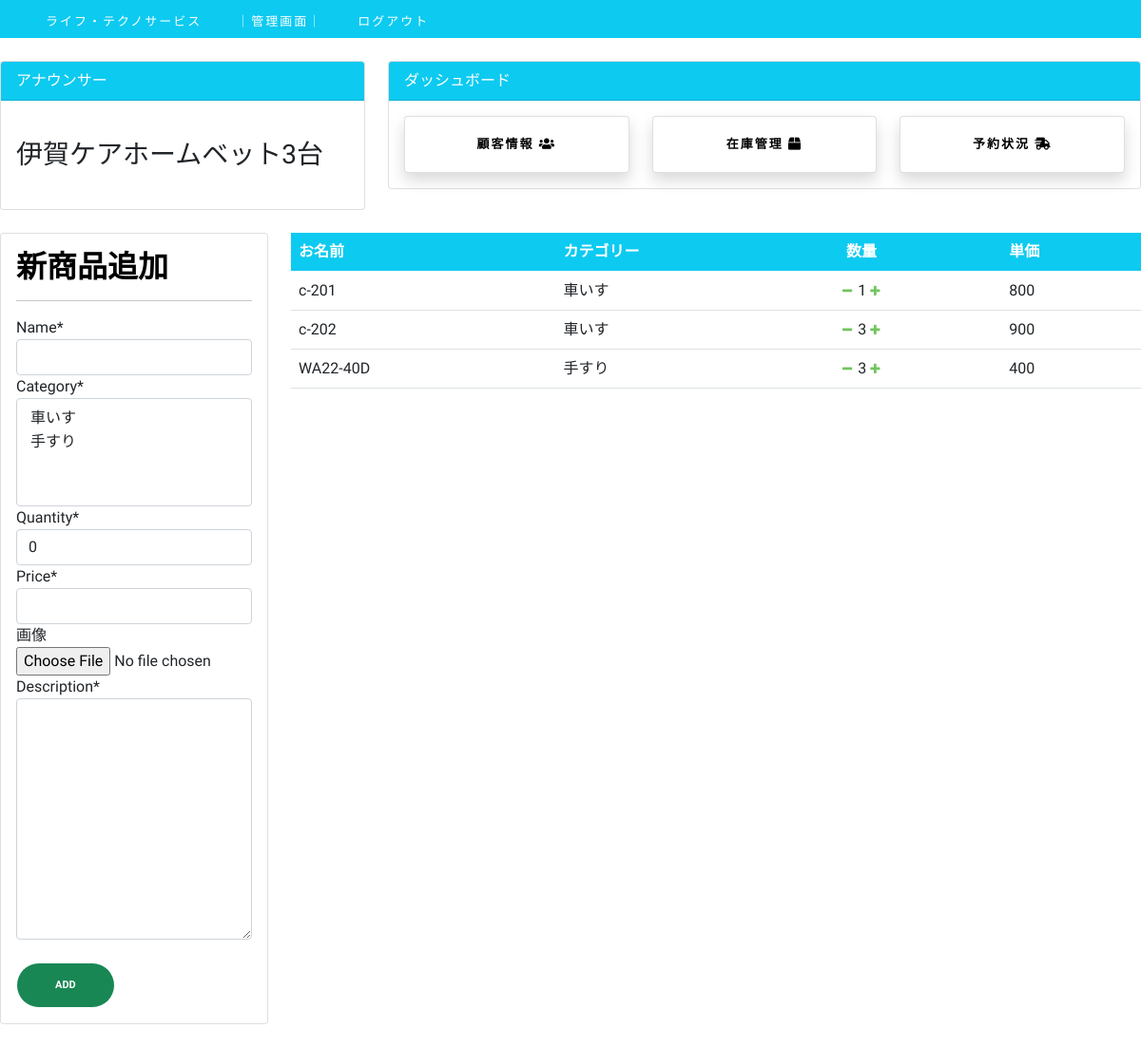
Page /dashboard/item/ (signed in) on the earlier database version.
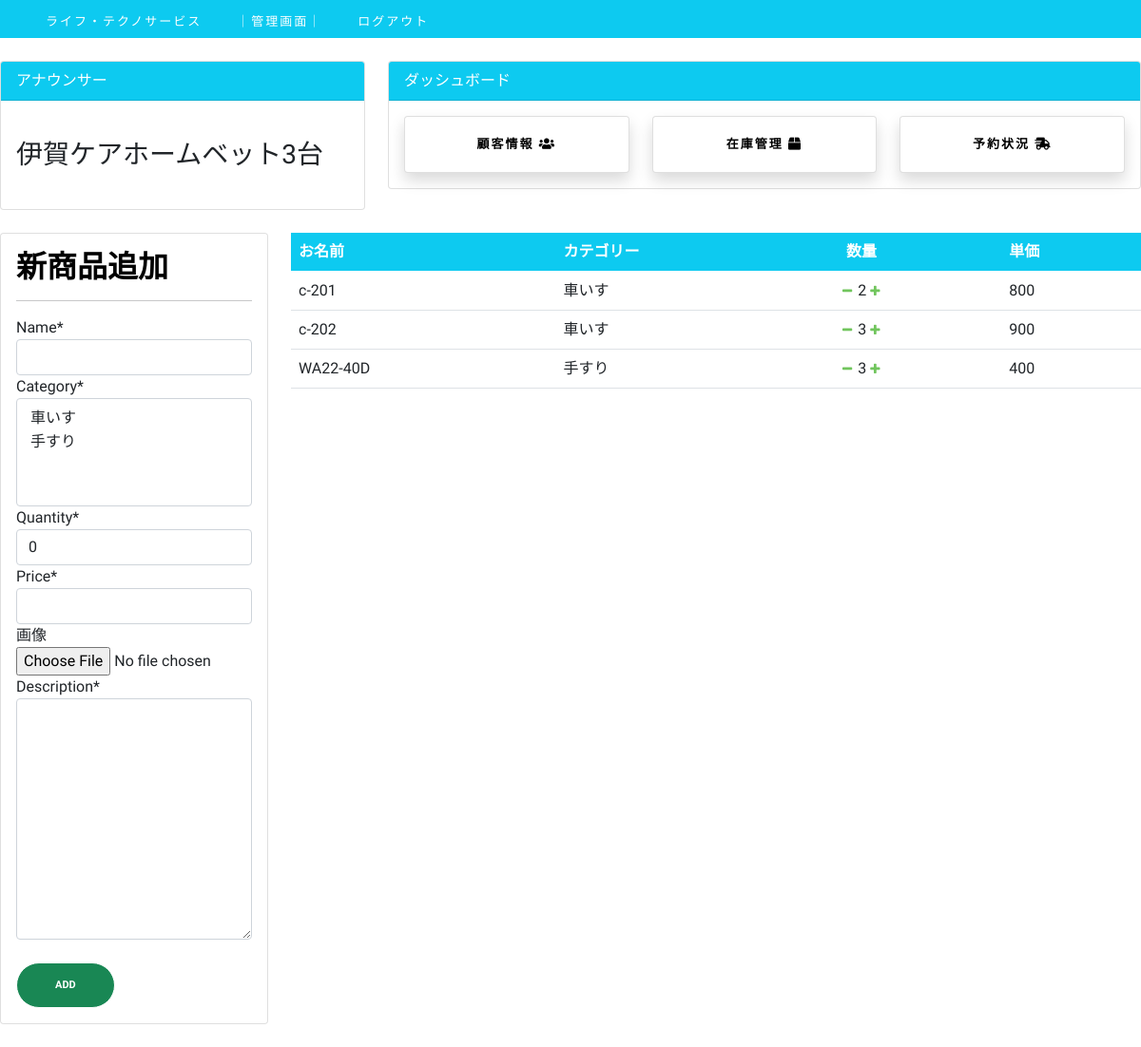
Same page on the later database version.
### customer/models.py (models this page shows, shortened)
class MenuItem(models.Model):
    name = models.CharField(max_length=100)
    description = models.TextField()
    image = models.ImageField(upload_to='menu_images/', blank=True)
    price = models.IntegerField()
    category = models.ManyToManyField('Category', related_name='item')
    quantity = models.IntegerField(default=0)

class Category(models.Model):
    name = models.CharField(max_length=100)
    def __str__(self):
        return self.name

### dashboard/views.py (the view)
# urls.py: path('item/', item, name='item'),
@login_required
def item(request):
    items = MenuItem.objects.all()
    if request.method == 'POST':
        form = ItemForm(request.POST, request.FILES)
        if form.is_valid():
            form.save()
            return redirect('item')
        if request.POST.get('delete'):
            item.delete()
            return redirect('item')
    else:
        form = ItemForm()
    context = {
        'items': items,
        'form': form,
    }
    return render(request, 'dashboard/item.html', context)

### dashboard/forms.py
class ItemForm(forms.ModelForm):
    image = forms.ImageField(label='画像', required=False)
    class Meta:
        model = MenuItem
        fields = ['name', 'category', 'quantity',
                  'price', 'image', 'description']

### dashboard/templates/dashboard/item.html (shortened to what this page needs)
{% extends 'dashboard/base.html' %}
{% load crispy_forms_tags %}
{% block content %}
{% include 'dashboard/top.html' %}
    <div class="row my-4">
        <div class="col-xl-3">
            <div class="card p-3">
                <h2>新商品追加</h2>
                <hr>
                <form method="POST" enctype='multipart/form-data'>
                    {{ form | crispy }}
                    <br>
                    <input class="btn btn-success btn-block" type="submit" value="Add">
                </form>
            </div>
        </div>
        <div class="col-xl-9">
            <table class="table bg-white">
                <thead class="bg-info text-white">
                    <tr>
                        <th scope="col">お名前</th>
                        <th scope="col">カテゴリー</th>
                        <th scope="col">&nbsp;数量</th>
                        <th scope="col">単価</th>
                    </tr>
                </thead>
                <tbody>
                    {% for item in items %}
                    <tr>
                        <td class="editable" data-id="{{ item.id}}"data-type="name">{{ item.name }}</td>
                        <td class="editable" data-id="{{ item.id}}"data-type="category">{{ item.category.all|join:', ' }}</td>
                        <td >
                        <a class="minus" href="{% url 'item_delete' item.pk %}"><i class="fa fa-minus"></i></a>
                        {{ item.quantity }}
                        <a href="{% url 'item_add' item.pk %}"><i class="fa fa-plus"></i></a>
                        </td>
                        <td class="editable" data-id="{{ item.id}}"data-type="price">{{ item.price }}</td>
                    </tr>
                    {% endfor %}
                </tbody>
            </table>
        </div>
    </div>
{% endblock content %}

Differences in the rows shown:
changed MenuItem (number 1 of 3 on the later page): quantity "1" → "2"
